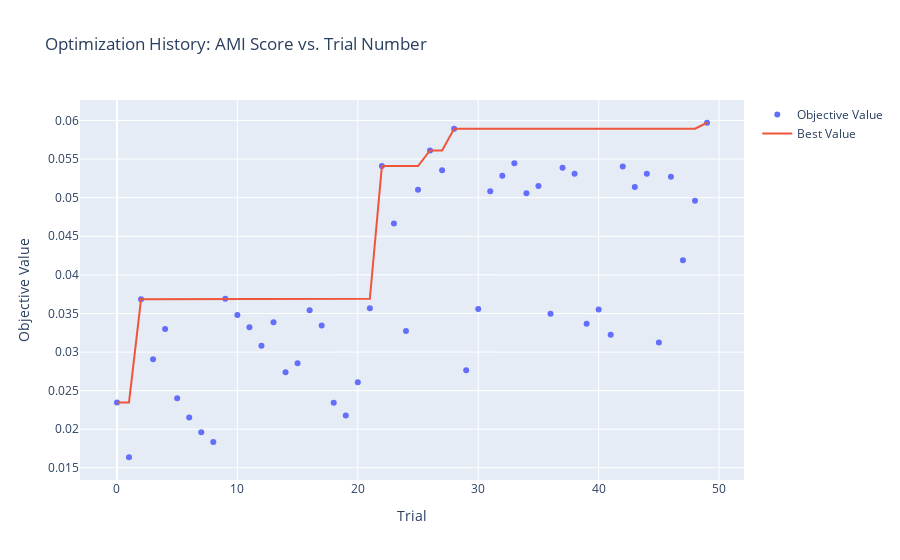
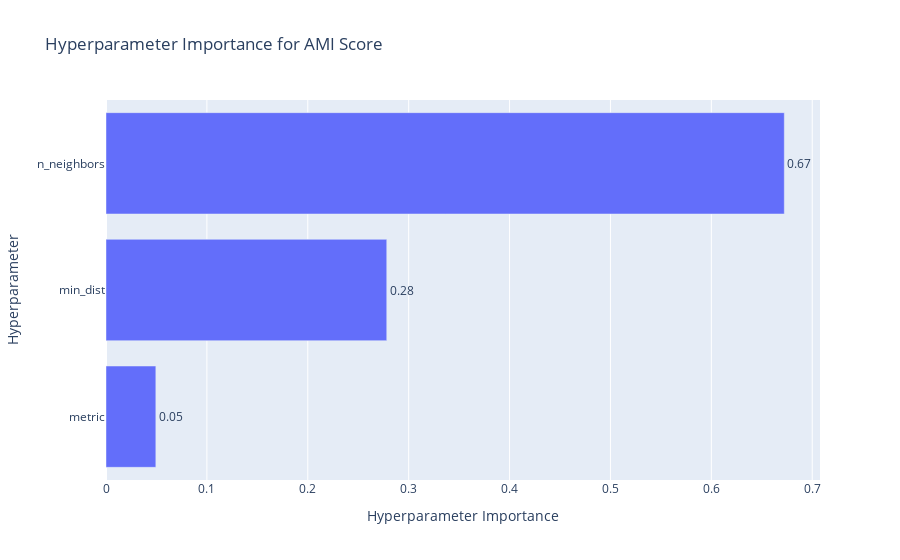

Notebook source saved alongside these figures, in order:
### Markdown cell above
### 8.4 📈 Optimization History Visualization

Let's visualize how Optuna explored the hyperparameter space and improved the AMI score over successive trials.

### Code cell
# ============================================================
# VISUALIZE OPTIMIZATION HISTORY
# ============================================================
from optuna.visualization import plot_optimization_history, plot_param_importances

# Plot 1: Optimization history (AMI score over trials)
fig1 = plot_optimization_history(study)
fig1.update_layout(title="Optimization History: AMI Score vs. Trial Number")
fig1.show()

# Plot 2: Parameter importances (which parameters matter most)
fig2 = plot_param_importances(study)
fig2.update_layout(title="Hyperparameter Importance for AMI Score")
fig2.show()

print("\n💡 Insights from optimization:")
print("   - The optimization history shows how quickly Optuna found good parameters")
print("   - Parameter importance reveals which hyperparameters most affect clustering quality")
print("   - This helps us understand the latent space structure better")

### Figure 1 — Plotly figure (JSON) as saved in the notebook; plotly's stock layout.template omitted (floating-point values rounded to 4 significant figures)
{"data": [{"mode": "markers", "name": "Objective Value", "type": "scatter", "x": [0, 1, 2, 3, 4, 5, 6, 7, 8, 9, 10, 11, 12, 13, 14, 15, 16, 17, 18, 19, 20, 21, 22, 23, 24, 25, 26, 27, 28, 29, 30, 31, 32, 33, 34, 35, 36, 37, 38, 39, 40, 41, 42, 43, 44, 45, 46, 47, 48, 49], "y": [0.02347, 0.01637, 0.03683, 0.02908, 0.033, 0.02402, 0.02151, 0.0196, 0.01834, 0.0369, 0.03478, 0.03323, 0.0308, 0.03387, 0.02737, 0.02856, 0.03541, 0.03345, 0.02342, 0.02178, 0.02608, 0.03566, 0.05409, 0.04666, 0.03273, 0.05103, 0.05613, 0.05355, 0.05893, 0.02763, 0.03558, 0.05084, 0.05284, 0.05447, 0.05057, 0.0515, 0.03498, 0.05388, 0.05309, 0.03367, 0.03553, 0.03224, 0.05403, 0.05139, 0.05311, 0.03122, 0.05271, 0.04188, 0.04961, 0.05971]}, {"mode": "lines", "name": "Best Value", "type": "scatter", "x": [0, 1, 2, 3, 4, 5, 6, 7, 8, 9, 10, 11, 12, 13, 14, 15, 16, 17, 18, 19, 20, 21, 22, 23, 24, 25, 26, 27, 28, 29, 30, 31, 32, 33, 34, 35, 36, 37, 38, 39, 40, 41, 42, 43, 44, 45, 46, 47, 48, 49], "y": [0.02347, 0.02347, 0.03683, 0.03683, 0.03683, 0.03683, 0.03683, 0.03683, 0.03683, 0.0369, 0.0369, 0.0369, 0.0369, 0.0369, 0.0369, 0.0369, 0.0369, 0.0369, 0.0369, 0.0369, 0.0369, 0.0369, 0.05409, 0.05409, 0.05409, 0.05409, 0.05613, 0.05613, 0.05893, 0.05893, 0.05893, 0.05893, 0.05893, 0.05893, 0.05893, 0.05893, 0.05893, 0.05893, 0.05893, 0.05893, 0.05893, 0.05893, 0.05893, 0.05893, 0.05893, 0.05893, 0.05893, 0.05893, 0.05893, 0.05971]}, {"marker": {"color": "#cccccc"}, "mode": "markers", "name": "Infeasible Trial", "showlegend": false, "type": "scatter", "x": [], "y": []}], "layout": {"autosize": true, "title": {"text": "Optimization History: AMI Score vs. Trial Number"}, "xaxis": {"autorange": true, "range": [-3.228, 52.23], "title": {"text": "Trial"}, "type": "linear"}, "yaxis": {"autorange": true, "range": [0.01279, 0.06329], "title": {"text": "Objective Value"}, "type": "linear"}}}

### Figure 2 — Plotly figure (JSON) as saved in the notebook; plotly's stock layout.template omitted (floating-point values rounded to 4 significant figures)
{"data": [{"cliponaxis": false, "hovertemplate": ["metric (CategoricalDistribution): 0.04939730907574573<extra></extra>", "min_dist (FloatDistribution): 0.2782841296628473<extra></extra>", "n_neighbors (IntDistribution): 0.672318561261407<extra></extra>"], "name": "Objective Value", "orientation": "h", "text": ["0.05", "0.28", "0.67"], "textposition": "outside", "type": "bar", "x": [0.0494, 0.2783, 0.6723], "y": ["metric", "min_dist", "n_neighbors"]}], "layout": {"autosize": true, "title": {"text": "Hyperparameter Importance for AMI Score"}, "xaxis": {"autorange": true, "range": [0, 0.7077], "title": {"text": "Hyperparameter Importance"}, "type": "linear"}, "yaxis": {"autorange": true, "range": [-0.5, 2.5], "title": {"text": "Hyperparameter"}, "type": "category"}}}
